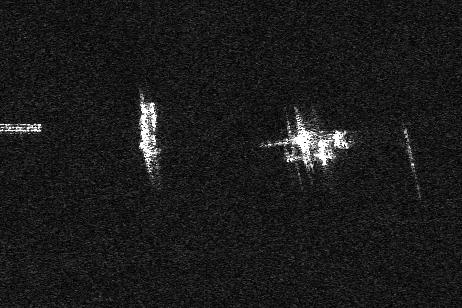
#> input picture SSDD_coco/000012.jpg, 462 x 308 px
$ python -i Shell_with_preprocessing_logic.py   (imports and definitions only)
#> lines starting #> are read from the running program, lines starting #| are printed output that depends on the picture
#> further down, picture is the input picture: shape (308, 462, 3); min 0, max 255, mean 27.1
import os
import json
import random
import cv2
import numpy as np
import matplotlib.pyplot as plt

# Path to your dataset folder (both JPEG and JSON files)
dataset_path = r"C:\Users\Manan\OneDrive\Desktop\DL_Base\SSDD_coco"

# [11 lines left out: function load_random_image_and_json, not called in this run]

def preprocess_image(img):
    # Convert to RGB
    img = cv2.cvtColor(img, cv2.COLOR_BGR2RGB)
    # Resize for uniform display
    img = cv2.resize(img, (512, 512))
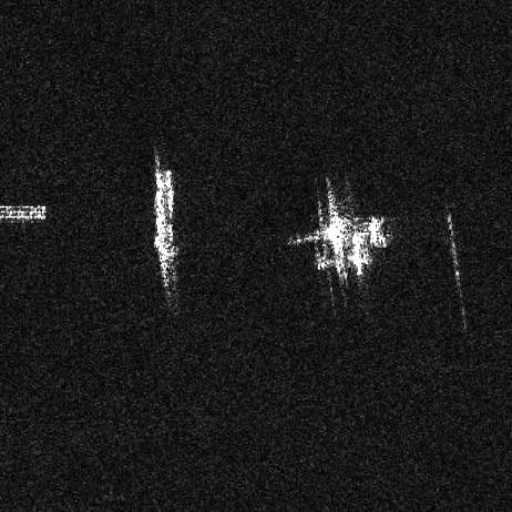
#> img: shape (512, 512, 3); min 0, max 255, mean 27
    # Denoise
    img = cv2.fastNlMeansDenoisingColored(img, None, 10, 10, 7, 21)
    # Increase sharpness
    kernel = np.array([[0, -1, 0],
                       [-1, 5, -1],
                       [0, -1, 0]])
    img = cv2.filter2D(img, -1, kernel)
    # Adjust contrast and brightness
    img = cv2.convertScaleAbs(img, alpha=1.3, beta=20)
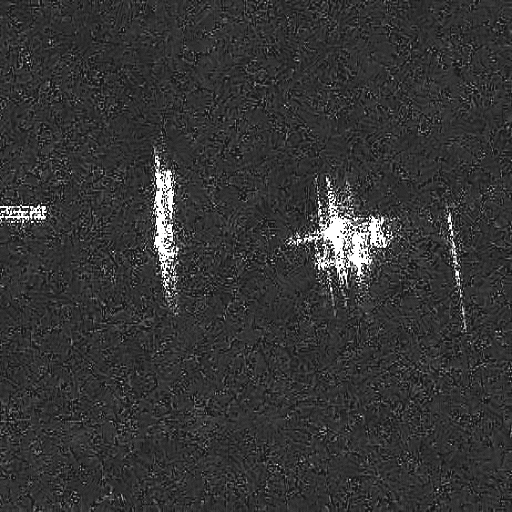
#> img: shape (512, 512, 3); mean R, G, B 53.2, 53.2, 53.2
    return img

# [31 lines left out: functions draw_boxes, display_preprocessing_pipeline, not called in this run]

# Run the pipeline for one random image
# [1 line not run here, left out]

>>> import cv2
>>> picture = cv2.imread('SSDD_coco/000012.jpg')
>>> result = preprocess_image(picture)

$ run again, on SSDD_coco/000044.jpg
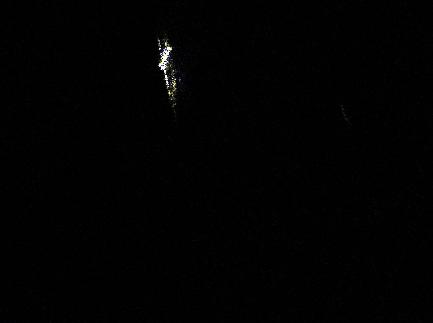
#> input picture SSDD_coco/000044.jpg, 433 x 323 px
#> picture is the input picture: shape (323, 433, 3); mean B, G, R 1.6, 1.6, 1.6
#> in preprocess_image, `img = cv2.resize(img, (512, 512))`:
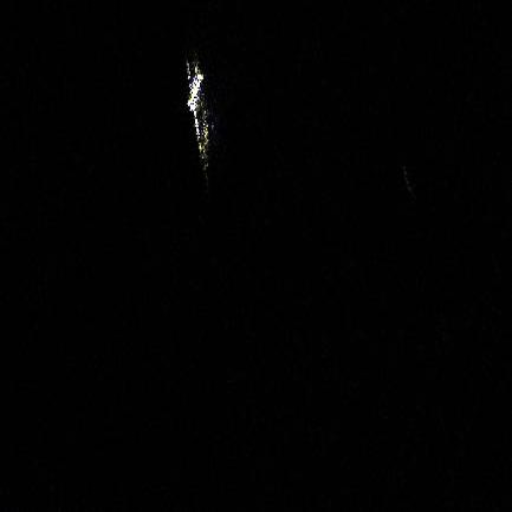
#> img: shape (512, 512, 3); mean R, G, B 1.6, 1.6, 1.6
#> in preprocess_image, `img = cv2.convertScaleAbs(img, alpha=1.3, beta=20)`:
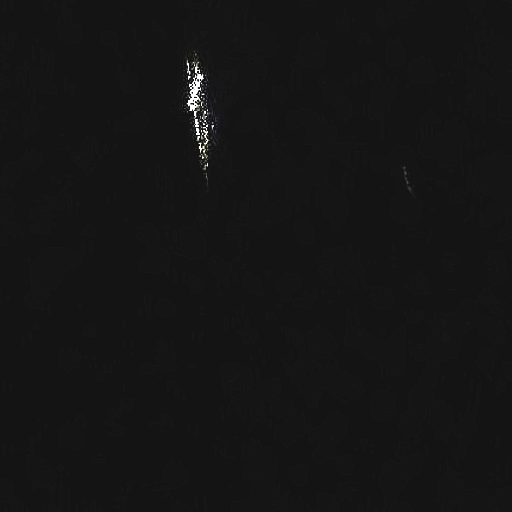
#> img: shape (512, 512, 3); mean R, G, B 21.1, 21.1, 21.1

$ run again, on SSDD_coco/000071.jpg
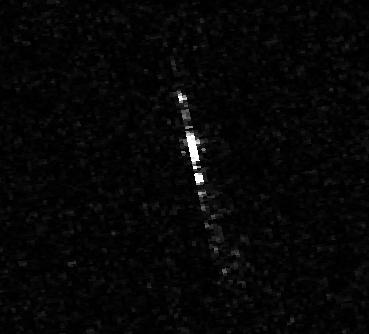
#> input picture SSDD_coco/000071.jpg, 369 x 334 px
#> picture is the input picture: shape (334, 369, 3); min 0, max 255, mean 6.3
#> in preprocess_image, `img = cv2.resize(img, (512, 512))`:
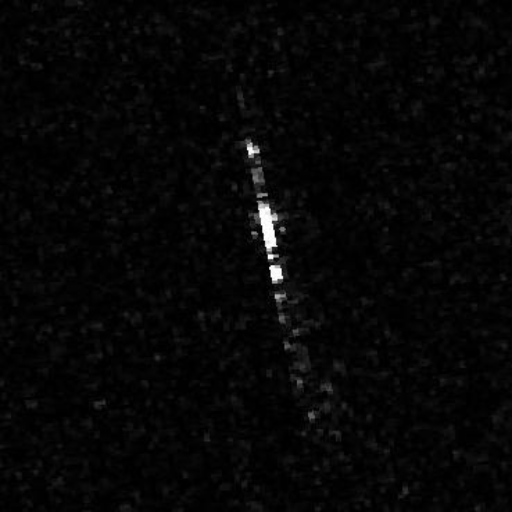
#> img: shape (512, 512, 3); min 0, max 255, mean 6.2
#> in preprocess_image, `img = cv2.convertScaleAbs(img, alpha=1.3, beta=20)`:
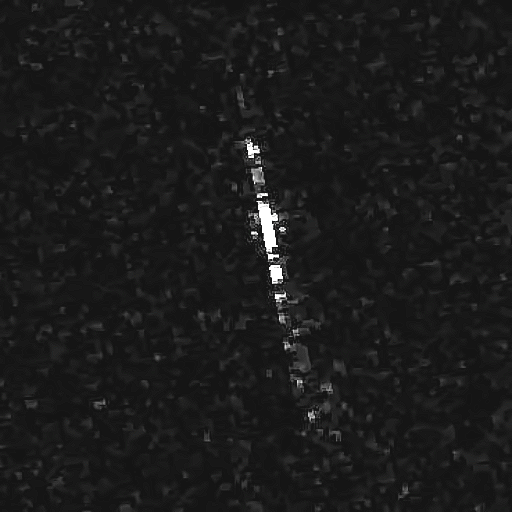
#> img: shape (512, 512, 3); mean R, G, B 27.1, 27.1, 27.1
